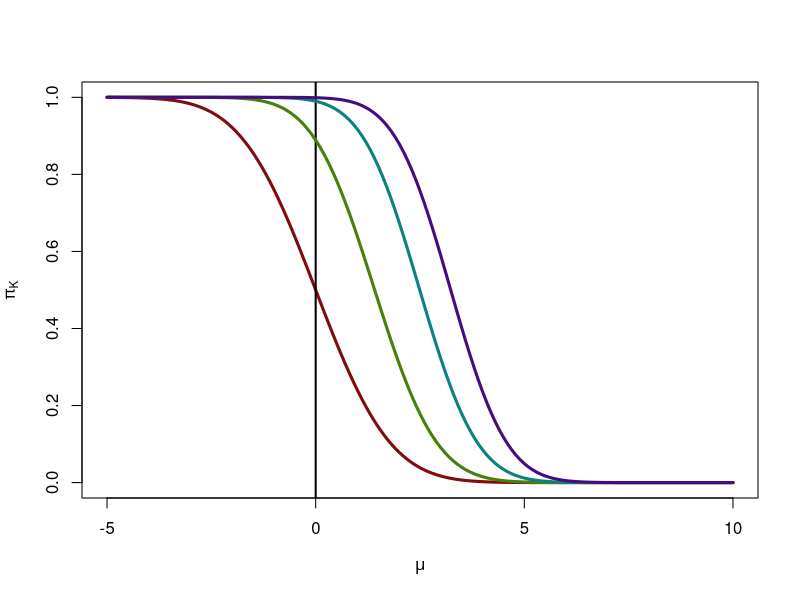

The R source for this figure:
library(pracma)

meanexp <- function(v) {
  vm <- max(v)
  mean(exp(v - vm)) * exp(vm)
}

## function f_K
fK <- function(mus, K, mc.reps = 1e4, naive = FALSE) {
  if (naive) {
    xs <- randn(mc.reps, K)
    xs[, 1] <- xs + mus[1]
    res <- apply(xs, 1, function(v) order(v)[1])
    sum(res != 1)/mc.reps
  }
  samp <- qnorm(((1:mc.reps) - 0.5)/mc.reps)
  sampmat <- repmat(t(samp), length(mus), 1) - mus# one row per mu  
  temp <- log(1 - pnorm(sampmat))
  1 - apply((K-1) * temp, 1, meanexp)
}

cols <- hsv(h = 0:3/4, s = 0.9, v = 0.5)
xs <- seq(-5, 10, by = 0.1)
plot(xs, fK(xs, 2), type = "l", col = cols[1], lwd = 3, xlab = expression(mu), ylab = expression(pi[K]))
abline(v = 0, lwd = 2)
lines(xs, fK(xs, 9), type = "l", col = cols[2], lwd = 3)
lines(xs, fK(xs, 99), type = "l", col = cols[3], lwd = 3)
lines(xs, fK(xs, 999), type = "l", col = cols[4], lwd = 3)
